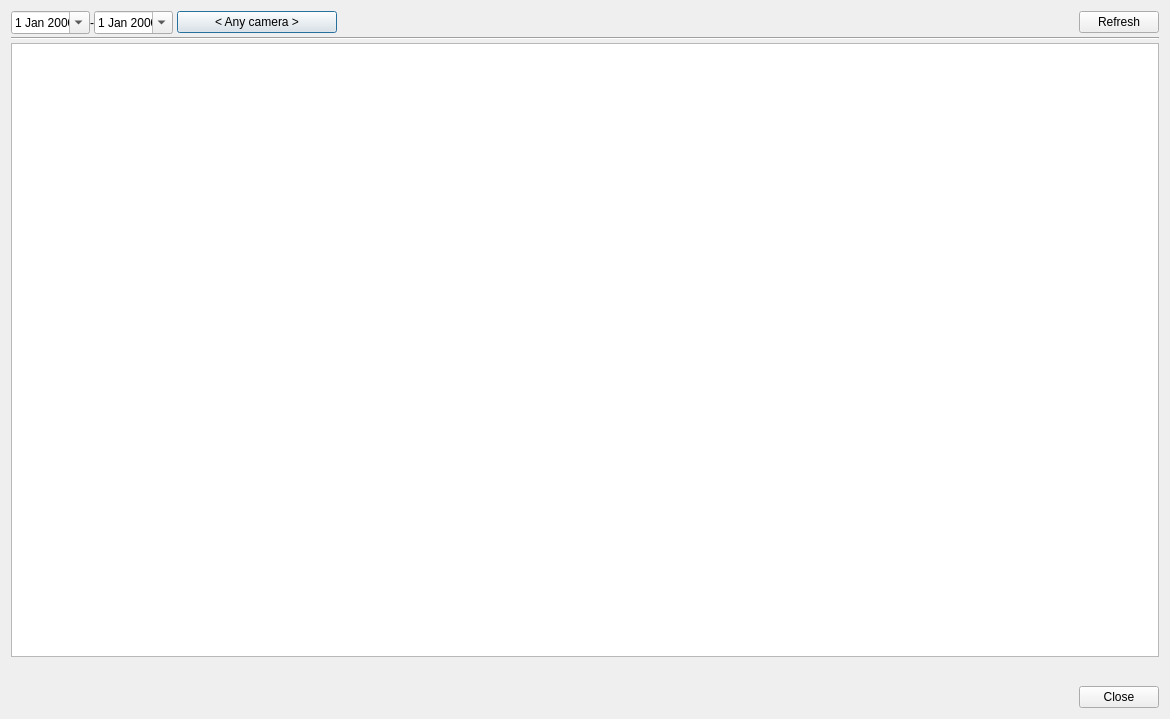
<?xml version="1.0" encoding="UTF-8"?>
<ui version="4.0">
 <class>BookmarksLog</class>
 <widget class="QDialog" name="BookmarksLog">
  <property name="geometry">
   <rect>
    <x>0</x>
    <y>0</y>
    <width>1170</width>
    <height>719</height>
   </rect>
  </property>
  <property name="windowTitle">
   <string>Bookmark Log</string>
  </property>
  <layout class="QVBoxLayout" name="verticalLayout">
   <property name="spacing">
    <number>3</number>
   </property>
   <item>
    <layout class="QGridLayout" name="mainGridLayout">
     <property name="horizontalSpacing">
      <number>4</number>
     </property>
     <item row="0" column="0">
      <layout class="QGridLayout" name="gridLayout">
       <property name="horizontalSpacing">
        <number>0</number>
       </property>
       <item row="0" column="0">
        <widget class="QDateEdit" name="dateEditFrom">
         <property name="frame">
          <bool>true</bool>
         </property>
         <property name="buttonSymbols">
          <enum>QAbstractSpinBox::NoButtons</enum>
         </property>
         <property name="calendarPopup">
          <bool>true</bool>
         </property>
        </widget>
       </item>
       <item row="0" column="1">
        <widget class="QLabel" name="delimLabel">
         <property name="text">
          <string>-</string>
         </property>
         <property name="alignment">
          <set>Qt::AlignCenter</set>
         </property>
        </widget>
       </item>
       <item row="0" column="2">
        <widget class="QDateEdit" name="dateEditTo">
         <property name="wrapping">
          <bool>false</bool>
         </property>
         <property name="buttonSymbols">
          <enum>QAbstractSpinBox::NoButtons</enum>
         </property>
         <property name="calendarPopup">
          <bool>true</bool>
         </property>
        </widget>
       </item>
      </layout>
     </item>
     <item row="0" column="4">
      <widget class="QPushButton" name="refreshButton">
       <property name="focusPolicy">
        <enum>Qt::TabFocus</enum>
       </property>
       <property name="text">
        <string>Refresh</string>
       </property>
       <property name="autoDefault">
        <bool>false</bool>
       </property>
       <property name="flat">
        <bool>false</bool>
       </property>
      </widget>
     </item>
     <item row="0" column="1">
      <widget class="QPushButton" name="cameraButton">
       <property name="minimumSize">
        <size>
         <width>160</width>
         <height>0</height>
        </size>
       </property>
       <property name="mouseTracking">
        <bool>true</bool>
       </property>
       <property name="text">
        <string>&lt; Any camera &gt;</string>
       </property>
       <property name="flat">
        <bool>false</bool>
       </property>
      </widget>
     </item>
     <item row="0" column="2">
      <widget class="QnSearchLineEdit" name="filterLineEdit" native="true">
       <property name="sizePolicy">
        <sizepolicy hsizetype="Expanding" vsizetype="Preferred">
         <horstretch>0</horstretch>
         <verstretch>0</verstretch>
        </sizepolicy>
       </property>
      </widget>
     </item>
    </layout>
   </item>
   <item>
    <widget class="Line" name="line">
     <property name="orientation">
      <enum>Qt::Horizontal</enum>
     </property>
    </widget>
   </item>
   <item>
    <widget class="QStackedWidget" name="stackedWidget">
     <widget class="QWidget" name="gridPage">
      <layout class="QVBoxLayout" name="verticalLayout_3">
       <property name="leftMargin">
        <number>0</number>
       </property>
       <property name="topMargin">
        <number>0</number>
       </property>
       <property name="rightMargin">
        <number>0</number>
       </property>
       <property name="bottomMargin">
        <number>0</number>
       </property>
       <item>
        <widget class="QnTableView" name="gridBookmarks">
         <property name="mouseTracking">
          <bool>true</bool>
         </property>
         <property name="contextMenuPolicy">
          <enum>Qt::CustomContextMenu</enum>
         </property>
         <property name="editTriggers">
          <set>QAbstractItemView::NoEditTriggers</set>
         </property>
         <property name="alternatingRowColors">
          <bool>true</bool>
         </property>
         <property name="selectionMode">
          <enum>QAbstractItemView::SingleSelection</enum>
         </property>
         <property name="selectionBehavior">
          <enum>QAbstractItemView::SelectRows</enum>
         </property>
         <property name="sortingEnabled">
          <bool>true</bool>
         </property>
         <attribute name="horizontalHeaderStretchLastSection">
          <bool>true</bool>
         </attribute>
         <attribute name="verticalHeaderVisible">
          <bool>false</bool>
         </attribute>
         <attribute name="verticalHeaderShowSortIndicator" stdset="0">
          <bool>true</bool>
         </attribute>
         <attribute name="verticalHeaderStretchLastSection">
          <bool>false</bool>
         </attribute>
        </widget>
       </item>
       <item>
        <layout class="QHBoxLayout" name="horizontalLayout">
         <item>
          <widget class="QLabel" name="statusLabel">
           <property name="text">
            <string/>
           </property>
          </widget>
         </item>
         <item>
          <spacer name="horizontalSpacer_3">
           <property name="orientation">
            <enum>Qt::Horizontal</enum>
           </property>
           <property name="sizeHint" stdset="0">
            <size>
             <width>40</width>
             <height>20</height>
            </size>
           </property>
          </spacer>
         </item>
        </layout>
       </item>
      </layout>
     </widget>
     <widget class="QWidget" name="warnPage">
      <layout class="QVBoxLayout" name="verticalLayout_2">
       <item>
        <widget class="QLabel" name="warningLabel">
         <property name="text">
          <string>All Servers are offline. Logs are not available.</string>
         </property>
         <property name="alignment">
          <set>Qt::AlignCenter</set>
         </property>
        </widget>
       </item>
      </layout>
     </widget>
    </widget>
   </item>
   <item>
    <widget class="QDialogButtonBox" name="buttonBox">
     <property name="standardButtons">
      <set>QDialogButtonBox::Close</set>
     </property>
    </widget>
   </item>
  </layout>
 </widget>
 <customwidgets>
  <customwidget>
   <class>QnTableView</class>
   <extends>QTableView</extends>
   <header location="global">ui/widgets/table_view.h</header>
  </customwidget>
  <customwidget>
   <class>QnSearchLineEdit</class>
   <extends>QWidget</extends>
   <header location="global">ui/widgets/search_line_edit.h</header>
   <container>1</container>
  </customwidget>
 </customwidgets>
 <tabstops>
  <tabstop>dateEditFrom</tabstop>
  <tabstop>dateEditTo</tabstop>
  <tabstop>cameraButton</tabstop>
  <tabstop>refreshButton</tabstop>
 </tabstops>
 <resources/>
 <connections/>
</ui>
